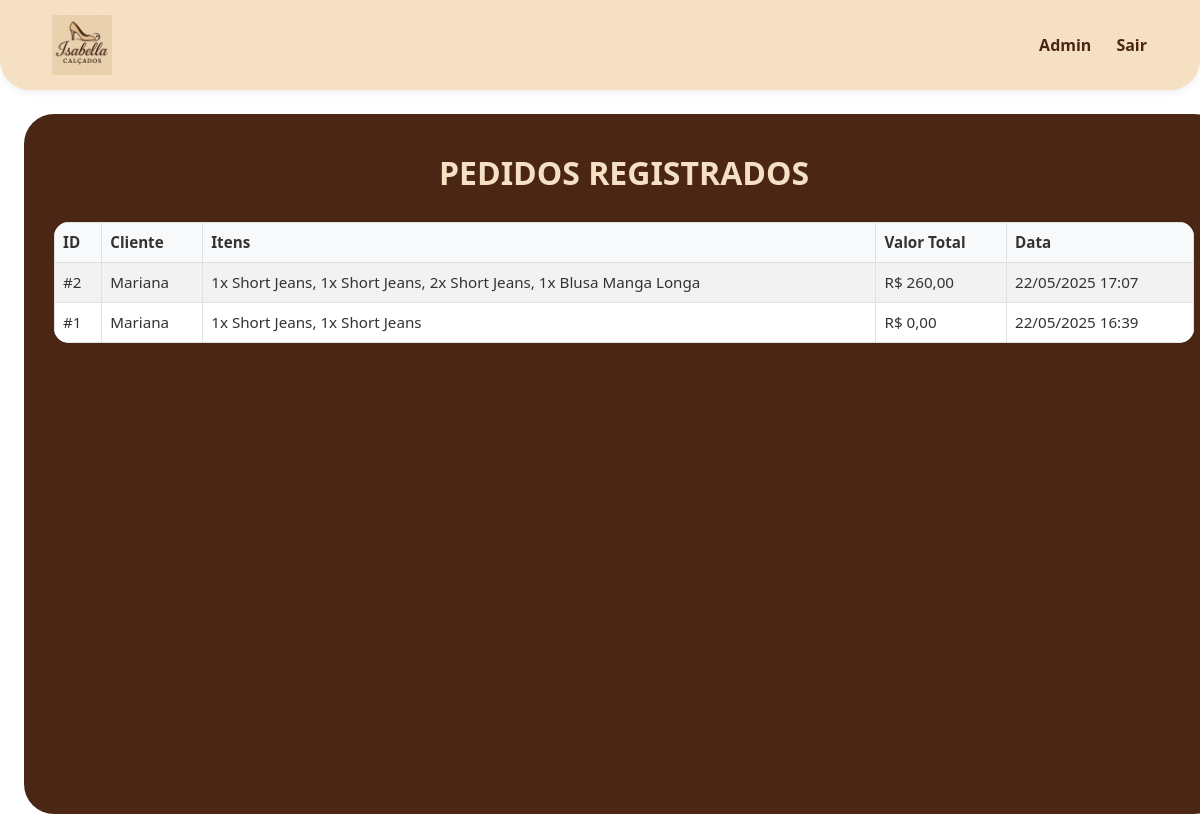
The page /pedidos/ (signed in) on the database its author committed.
### inventory/models.py (models this page shows, shortened)
class Venda(models.Model):
    cliente = models.ForeignKey('Cliente', on_delete=models.CASCADE)
    data_venda = models.DateTimeField(auto_now_add=True)
    def total(self):
        return sum(item.quantidade * item.preco_unitario for item in self.itens.all())

class Cliente(models.Model):
    nome = models.CharField(max_length=100)
    cpf = models.CharField(max_length=14, unique=True)
    email = models.EmailField(blank=True, null=True)
    telefone = models.CharField(max_length=20, blank=True, null=True)
    endereco = models.CharField(max_length=150, blank=True, null=True)
    cidade = models.CharField(max_length=50, blank=True, null=True)
    estado = models.CharField(max_length=2, blank=True, null=True)
    data_cadastro = models.DateTimeField(auto_now_add=True)

class ItemVenda(models.Model):
    venda = models.ForeignKey('Venda', on_delete=models.CASCADE, related_name='itens')
    item = models.ForeignKey('ItemInventario', on_delete=models.CASCADE)
    quantidade = models.PositiveIntegerField()
    preco_unitario = models.DecimalField(max_digits=10, decimal_places=2)

class ItemInventario(models.Model):
    nome = models.CharField(max_length=200)
    categoria = models.ForeignKey('Categoria', on_delete=models.SET_NULL, blank=True, null=True)
    quantidade = models.IntegerField()
    preco = models.DecimalField(max_digits=10, decimal_places=2, default=0.00)
    data_criacao = models.DateTimeField(auto_now_add=True)
    user = models.ForeignKey(User, on_delete=models.CASCADE)

### inventory/views.py (the view)
# urls.py: path('pedidos/', PaginaPedidos.as_view(), name='pagina_pedidos'),
class PaginaPedidos(LoginRequiredMixin, View):
    def get(self, request):
        pedidos = Venda.objects.select_related('cliente').prefetch_related('itens__item').order_by('-data_venda')
        return render(request, 'inventory/pedidos.html', {'pedidos': pedidos})

### inventory/templates/inventory/pedidos.html (shortened to what this page needs)
{% extends 'inventory/base.html' %}
{% load static %}
{% block content %}
<div class="pedidos-container">
    <h2 class="pedidos-title">PEDIDOS REGISTRADOS</h2>
    <div class="table-responsive">
        <table class="table pedidos-table table-striped table-bordered">
            <thead class="table-light">
                <tr>
                    <th>ID</th>
                    <th>Cliente</th>
                    <th>Itens</th>
                    <th>Valor Total</th>
                    <th>Data</th>
                </tr>
            </thead>
            <tbody>
                {% if pedidos %}
                    {% for pedido in pedidos %}
                    <tr>
                        <td>#{{ pedido.id }}</td>
                        <td>{{ pedido.cliente.nome }}</td>
                        <td>
                            {% for item in pedido.itens.all %}
                                {{ item.quantidade }}x {{ item.item.nome }}{% if not forloop.last %}, {% endif %}
                            {% endfor %}
                        </td>
                        <td>R$ {{ pedido.total|floatformat:2 }}</td>
                        <td>{{ pedido.data_venda|date:"d/m/Y H:i" }}</td>
                    </tr>
                    {% endfor %}
                {% else %}
                    <tr>
                        <td colspan="5" class="text-center">Nenhum pedido registrado.</td>
                    </tr>
                {% endif %}
            </tbody>
        </table>
    </div>
</div>
{% endblock %}

### inventory/static/css/estilo.css (style rules this page uses)
body { margin: 0; padding: 0; box-sizing: border-box; }
.pedidos-container { background-color: #4B2614; color: white; padding: 40px 30px; width: 100vw; min-height: calc(100vh - 100px); box-sizing: border-box; border-radius: 30px; }
.pedidos-title { text-align: center; font-size: 2rem; font-weight: bold; color: #F5E0C3; margin-bottom: 30px; }
.pedidos-table { background-color: white; border-radius: 15px; overflow: hidden; width: 100%; }
.pedidos-table th, .pedidos-table td { vertical-align: middle; color: #333; font-size: 0.95rem; }

### rows shown on the page
Venda: id "2", cliente.nome "Mariana", total "260,00", data_venda "22/05/2025 17:07"
ItemVenda: quantidade "1", item.nome "Short Jeans"
ItemVenda: quantidade "1", item.nome "Short Jeans"
ItemVenda: quantidade "2", item.nome "Short Jeans"
ItemVenda: quantidade "1", item.nome "Blusa Manga Longa"
Venda: id "1", cliente.nome "Mariana", total "0,00", data_venda "22/05/2025 16:39"
ItemVenda: quantidade "1", item.nome "Short Jeans"
ItemVenda: quantidade "1", item.nome "Short Jeans"
